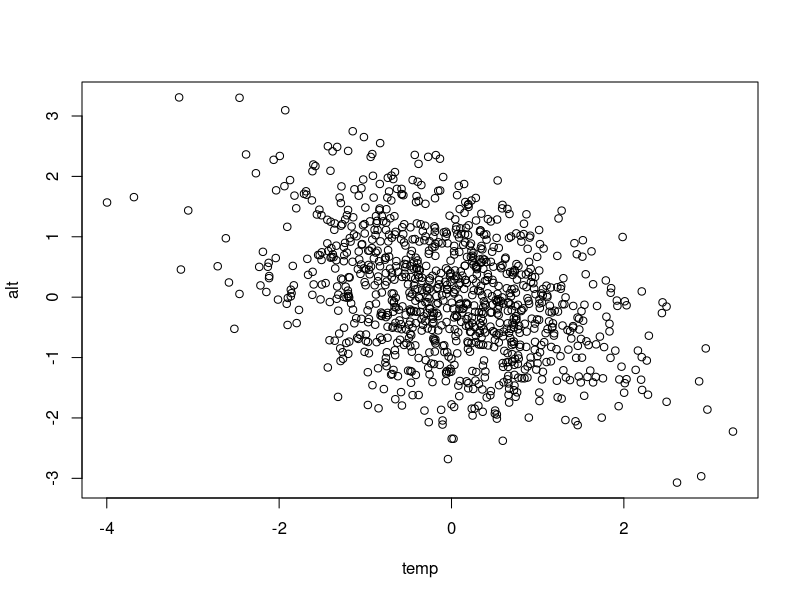
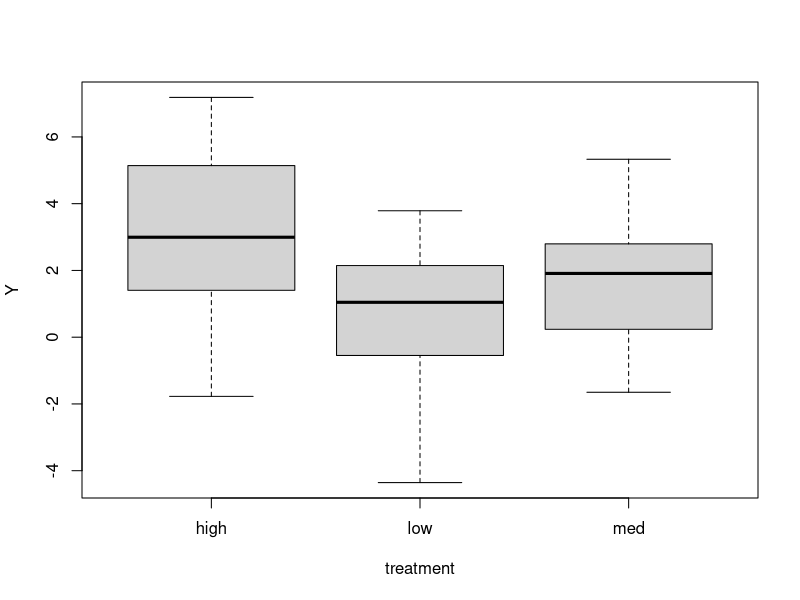
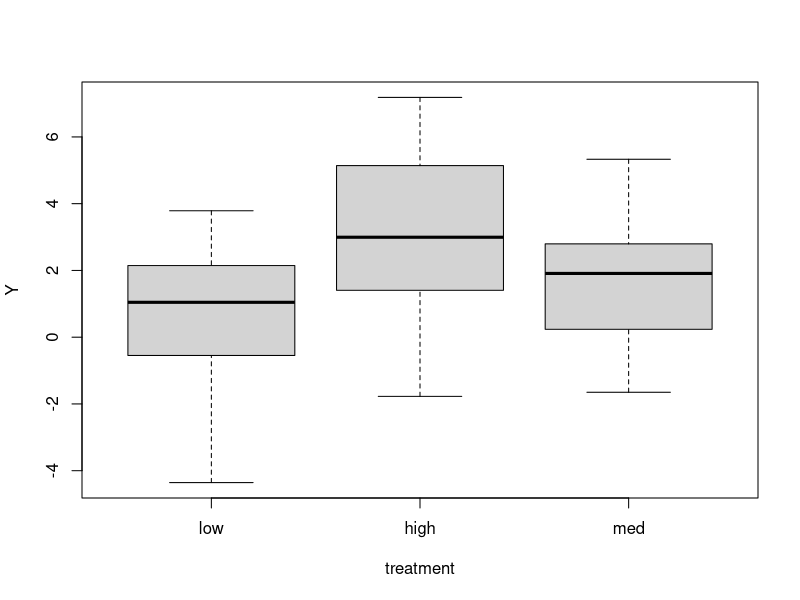

These figures' R source, in order:
## ---- chunk 1
library(mvtnorm)

# Specify the sample size
N <- 1000

# Specify the correlation between altitude and temperature
rho <- -0.4

# This line of code creates two correlated variables
X <- rmvnorm(N, mean = c(0, 0), sigma = matrix(c(1, rho, rho, 1), 2, 2))

# Extract the first and second columns to vectors named temp and alt and plot
temp <- X[, 1]
alt <- X[, 2]
plot(temp, alt)
## ---- chunk 2
beta <- c(2, 1, -1)
mu <- beta[1] + beta[2] * temp + beta[3] * alt
height <- rnorm(N, mu, sd = 2)
## ---- chunk 3
lm_both <- lm(height ~ temp + alt)
data.frame(estimated = round(lm_both$coefficients, 2), true = beta)
## ---- chunk 4
lm1 <- lm(height ~ temp)
lm1$coefficients
## ---- chunk 5
mu <- 2 - 1 * alt
height <- rnorm(N, mu, sd = 2)

mod_temp <- lm(height ~ temp)
summary(mod_temp)
anova(mod_temp)
## ---- chunk 6
mod_temp_alt <- lm(height ~ alt + temp)
summary(mod_temp_alt)
anova(mod_temp_alt)
## ---- chunk 7
N <- 120
# The effect of treatment
trt.n <- rep(c(-1, 0, 1), N / 3)
mu <- 2 + 1 * trt.n

# Labels for the treatment
treatment <- factor(rep(c("low", "med", "high"), N / 3)) # group labels

# Create, Y, a normally distributed response variable and plot against treatment
Y <- rnorm(N, mu, sd = 2)
boxplot(Y ~ treatment)
## ---- chunk 8
cat_lm <- lm(Y ~ treatment)
summary(cat_lm)
## ---- chunk 9
treatment <- relevel(treatment, ref = "low")
cat_lm <- lm(Y ~ treatment)
summary(cat_lm)
boxplot(Y ~ treatment)
## ---- chunk 10
cat_lm <- lm(Y ~ treatment - 1)
summary(cat_lm)
## ---- chunk 11
library(multcomp)

cont <- glht(cat_lm, linfct = mcp(treatment = "Tukey"))

summary(cont)
## ---- chunk 12
confint(cont)
## ---- chunk 13
date()
